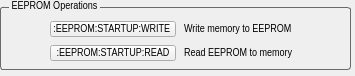
     <widget class="QWidget" name="widget_hera_05_eeprom_operations" native="true">
      <property name="geometry">
       <rect>
        <x>303</x>
        <y>39</y>
        <width>355</width>
        <height>76</height>
       </rect>
      </property>
      <widget class="QGroupBox" name="groupBox_ar_params_7">
       <property name="geometry">
        <rect>
         <x>0</x>
         <y>0</y>
         <width>351</width>
         <height>70</height>
        </rect>
       </property>
       <property name="font">
        <font>
         <family>Arial Narrow</family>
         <pointsize>8</pointsize>
        </font>
       </property>
       <property name="styleSheet">
        <string notr="true">QGroupBox {

    border: 1px solid gray;
    border-color: #696969;
    border-radius: 3px;
    margin-top: 7px;
}

QGroupBox::title {
    subcontrol-origin: margin;
    left: 9px;
    padding: 0px 1px 0px 1px;
}</string>
       </property>
       <property name="title">
        <string>EEPROM Operations</string>
       </property>
       <property name="alignment">
        <set>Qt::AlignLeading|Qt::AlignLeft|Qt::AlignVCenter</set>
       </property>
       <widget class="QWidget" name="gridLayoutWidget_13">
        <property name="geometry">
         <rect>
          <x>50</x>
          <y>15</y>
          <width>251</width>
          <height>52</height>
         </rect>
        </property>
        <layout class="QGridLayout" name="gridLayout_eeprom_2">
         <property name="horizontalSpacing">
          <number>8</number>
         </property>
         <property name="verticalSpacing">
          <number>2</number>
         </property>
         <item row="1" column="0">
          <widget class="QPushButton" name="pushButton_hera_eeprom_read">
           <property name="minimumSize">
            <size>
             <width>126</width>
             <height>16</height>
            </size>
           </property>
           <property name="maximumSize">
            <size>
             <width>126</width>
             <height>16</height>
            </size>
           </property>
           <property name="font">
            <font>
             <family>Arial Narrow</family>
             <pointsize>8</pointsize>
            </font>
           </property>
           <property name="text">
            <string>:EEPROM:STARTUP:READ</string>
           </property>
          </widget>
         </item>
         <item row="0" column="1">
          <widget class="QLabel" name="label_automode_9">
           <property name="minimumSize">
            <size>
             <width>0</width>
             <height>16</height>
            </size>
           </property>
           <property name="maximumSize">
            <size>
             <width>16777215</width>
             <height>16</height>
            </size>
           </property>
           <property name="font">
            <font>
             <family>Arial Narrow</family>
             <pointsize>8</pointsize>
            </font>
           </property>
           <property name="text">
            <string>Write memory to EEPROM</string>
           </property>
          </widget>
         </item>
         <item row="1" column="1">
          <widget class="QLabel" name="label_automode_8">
           <property name="minimumSize">
            <size>
             <width>0</width>
             <height>16</height>
            </size>
           </property>
           <property name="maximumSize">
            <size>
             <width>16777215</width>
             <height>16</height>
            </size>
           </property>
           <property name="font">
            <font>
             <family>Arial Narrow</family>
             <pointsize>8</pointsize>
            </font>
           </property>
           <property name="text">
            <string>Read EEPROM to memory </string>
           </property>
          </widget>
         </item>
         <item row="0" column="0">
          <widget class="QPushButton" name="pushButton_hera_eeprom_write">
           <property name="minimumSize">
            <size>
             <width>126</width>
             <height>16</height>
            </size>
           </property>
           <property name="maximumSize">
            <size>
             <width>126</width>
             <height>16</height>
            </size>
           </property>
           <property name="font">
            <font>
             <family>Arial Narrow</family>
             <pointsize>8</pointsize>
            </font>
           </property>
           <property name="text">
            <string>:EEPROM:STARTUP:WRITE </string>
           </property>
          </widget>
         </item>
        </layout>
       </widget>
      </widget>
     </widget>
